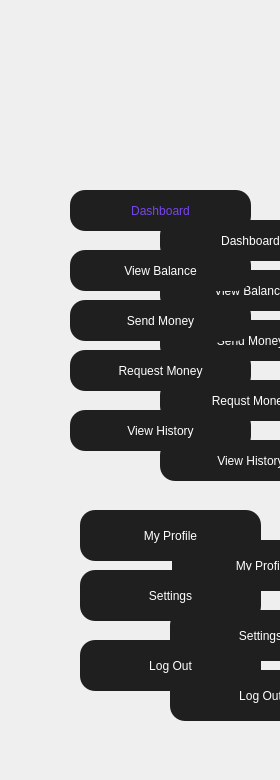
      <widget class="QWidget" name="widget_4" native="true">
       <property name="geometry">
        <rect>
         <x>0</x>
         <y>0</y>
         <width>280</width>
         <height>780</height>
        </rect>
       </property>
       <property name="styleSheet">
        <string notr="true">QPushButton{
	background-color: rgb(31, 31, 31);
	color: rgb(255, 255, 255);
	font: 700 12pt &quot;Arial&quot;;
    border-radius:15px;
}</string>
       </property>
       <widget class="QPushButton" name="pushButton_27">
        <property name="geometry">
         <rect>
          <x>160</x>
          <y>380</y>
          <width>181</width>
          <height>41</height>
         </rect>
        </property>
        <property name="text">
         <string>Requst Money</string>
        </property>
       </widget>
       <widget class="QPushButton" name="pushButton_28">
        <property name="geometry">
         <rect>
          <x>170</x>
          <y>610</y>
          <width>181</width>
          <height>51</height>
         </rect>
        </property>
        <property name="text">
         <string>Settings</string>
        </property>
       </widget>
       <widget class="QPushButton" name="pushButton_29">
        <property name="geometry">
         <rect>
          <x>160</x>
          <y>270</y>
          <width>181</width>
          <height>41</height>
         </rect>
        </property>
        <property name="text">
         <string>View Balance</string>
        </property>
       </widget>
       <widget class="QPushButton" name="pushButton_30">
        <property name="geometry">
         <rect>
          <x>172</x>
          <y>540</y>
          <width>181</width>
          <height>51</height>
         </rect>
        </property>
        <property name="text">
         <string>My Profile</string>
        </property>
       </widget>
       <widget class="QPushButton" name="pushButton_31">
        <property name="geometry">
         <rect>
          <x>160</x>
          <y>220</y>
          <width>181</width>
          <height>41</height>
         </rect>
        </property>
        <property name="text">
         <string>Dashboard</string>
        </property>
       </widget>
       <widget class="QPushButton" name="pushButton_32">
        <property name="geometry">
         <rect>
          <x>160</x>
          <y>440</y>
          <width>181</width>
          <height>41</height>
         </rect>
        </property>
        <property name="styleSheet">
         <string notr="true">background-color: rgb(31, 31, 31);</string>
        </property>
        <property name="text">
         <string>View History</string>
        </property>
       </widget>
       <widget class="QPushButton" name="pushButton_33">
        <property name="geometry">
         <rect>
          <x>160</x>
          <y>320</y>
          <width>181</width>
          <height>41</height>
         </rect>
        </property>
        <property name="text">
         <string>Send Money</string>
        </property>
       </widget>
       <widget class="QPushButton" name="pushButton_34">
        <property name="geometry">
         <rect>
          <x>170</x>
          <y>670</y>
          <width>181</width>
          <height>51</height>
         </rect>
        </property>
        <property name="text">
         <string>Log Out</string>
        </property>
       </widget>
       <widget class="QLabel" name="label_23">
        <property name="geometry">
         <rect>
          <x>0</x>
          <y>10</y>
          <width>281</width>
          <height>780</height>
         </rect>
        </property>
        <property name="styleSheet">
         <string notr="true">background-image: url(:/new/prefix1/leftSide.png);
QPushButton{
	background-color: rgb(31, 31, 31);
	color: rgb(255, 255, 255);
	font: 700 12pt &quot;Arial&quot;;
    border-radius:15px;
}</string>
        </property>
        <property name="text">
         <string/>
        </property>
        <property name="pixmap">
         <pixmap resource="assets.qrc">:/new/prefix1/leftSide.png</pixmap>
        </property>
        <property name="scaledContents">
         <bool>true</bool>
        </property>
       </widget>
       <widget class="QPushButton" name="pushButton_35">
        <property name="geometry">
         <rect>
          <x>70</x>
          <y>410</y>
          <width>181</width>
          <height>41</height>
         </rect>
        </property>
        <property name="styleSheet">
         <string notr="true">background-color: rgb(31, 31, 31);</string>
        </property>
        <property name="text">
         <string>View History</string>
        </property>
       </widget>
       <widget class="QPushButton" name="pushButton_36">
        <property name="geometry">
         <rect>
          <x>80</x>
          <y>640</y>
          <width>181</width>
          <height>51</height>
         </rect>
        </property>
        <property name="text">
         <string>Log Out</string>
        </property>
       </widget>
       <widget class="QPushButton" name="pushButton_37">
        <property name="geometry">
         <rect>
          <x>70</x>
          <y>300</y>
          <width>181</width>
          <height>41</height>
         </rect>
        </property>
        <property name="text">
         <string>Send Money</string>
        </property>
       </widget>
       <widget class="QPushButton" name="pushButton_38">
        <property name="geometry">
         <rect>
          <x>70</x>
          <y>190</y>
          <width>181</width>
          <height>41</height>
         </rect>
        </property>
        <property name="styleSheet">
         <string notr="true">color: rgb(119, 70, 234);</string>
        </property>
        <property name="text">
         <string>Dashboard</string>
        </property>
       </widget>
       <widget class="QPushButton" name="pushButton_39">
        <property name="geometry">
         <rect>
          <x>70</x>
          <y>250</y>
          <width>181</width>
          <height>41</height>
         </rect>
        </property>
        <property name="text">
         <string>View Balance</string>
        </property>
       </widget>
       <widget class="QPushButton" name="pushButton_40">
        <property name="geometry">
         <rect>
          <x>80</x>
          <y>510</y>
          <width>181</width>
          <height>51</height>
         </rect>
        </property>
        <property name="text">
         <string>My Profile</string>
        </property>
       </widget>
       <widget class="QPushButton" name="pushButton_41">
        <property name="geometry">
         <rect>
          <x>70</x>
          <y>350</y>
          <width>181</width>
          <height>41</height>
         </rect>
        </property>
        <property name="text">
         <string>Request Money</string>
        </property>
       </widget>
       <widget class="QPushButton" name="pushButton_42">
        <property name="geometry">
         <rect>
          <x>80</x>
          <y>570</y>
          <width>181</width>
          <height>51</height>
         </rect>
        </property>
        <property name="text">
         <string>Settings</string>
        </property>
       </widget>
      </widget>
